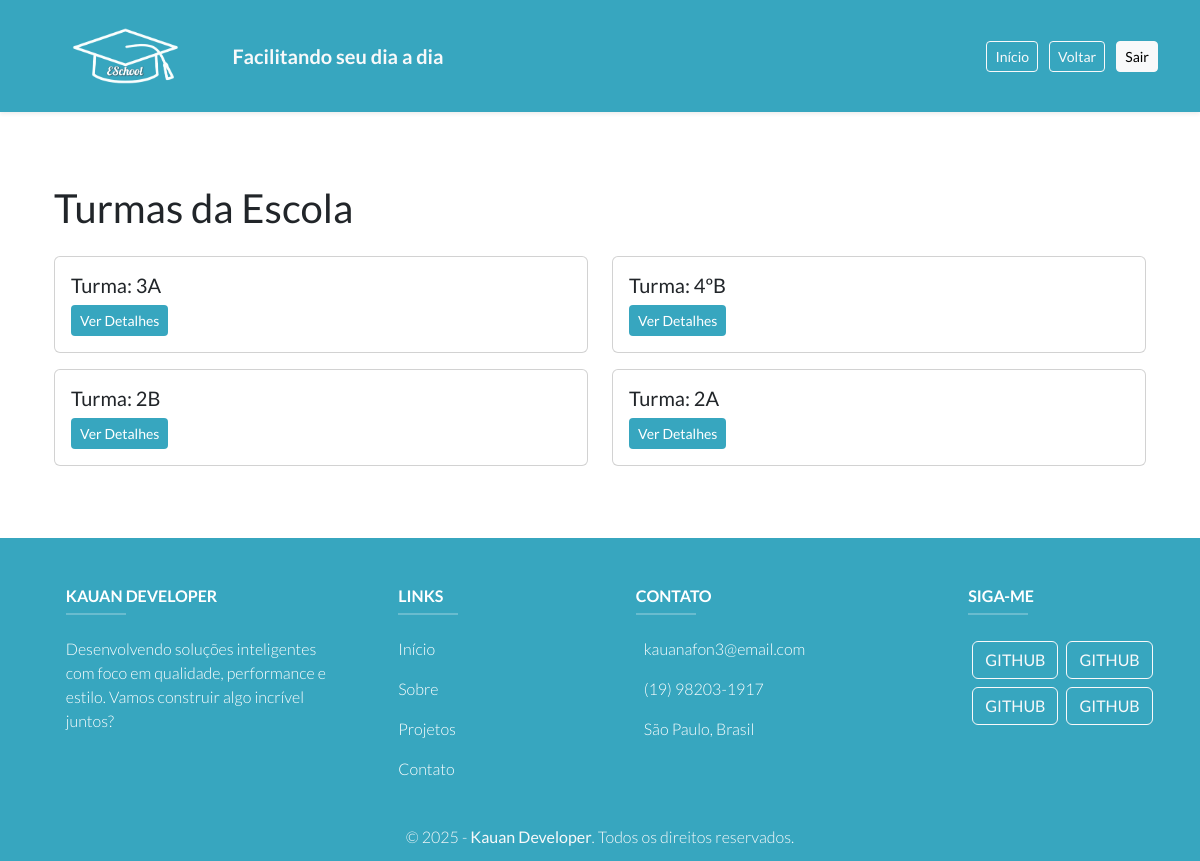
The app's page /turmas/ with its own data.
### app/models.py (models this page shows, shortened)
class Turma(models.Model):
    serie_turma = models.CharField(max_length=8, unique=True)

### app/views.py (the view)
# urls.py: path("turmas/", views.mostrar_turmas , name='mostrar_turmas'),
def mostrar_turmas(request):
    try:
        turma = Turma.objects.all()
    except Exception as e:
        print(f"erro: {e}")
        return HttpResponseNotFound('Erro ao tentar carregar os professores')
    return render(request, "turmas.html" , {"turmas": turma})

### app/Templates/turmas.html (shortened to what this page needs)
{% extends "base.html" %}
{% block content %}
<div class="container mt-4">
    <div class="d-flex justify-content-between align-items-center mb-4">
        <h1 class="mb-0">Turmas da Escola</h1>
    </div>
    <div class="row">
        {% for i in turmas %}
            <div class="col-md-6 mb-3">
                <div class="card h-100">
                    <div class="card-body">
                        <h5 class="card-title">Turma: {{ i.serie_turma }}</h5>
                        <a href="{% url 'detalhes_turmas' i.pk %}" class="btn btn-sm" style='background-color: #0590afcc; color:white;'>Ver Detalhes</a>
                    </div>
                </div>
            </div>
        {% endfor %}
    </div>
</div>
{% endblock %}

### app/static/style.css (style rules this page uses)
* { font-family: "Lato", sans-serif; font-weight: 300; font-style: normal; }
html, body { height: 100%; }
body { display: flex; flex-direction: column; }

### records on screen
Turma: serie_turma "3A"
Turma: serie_turma "4ºB"
Turma: serie_turma "2B"
Turma: serie_turma "2A"
